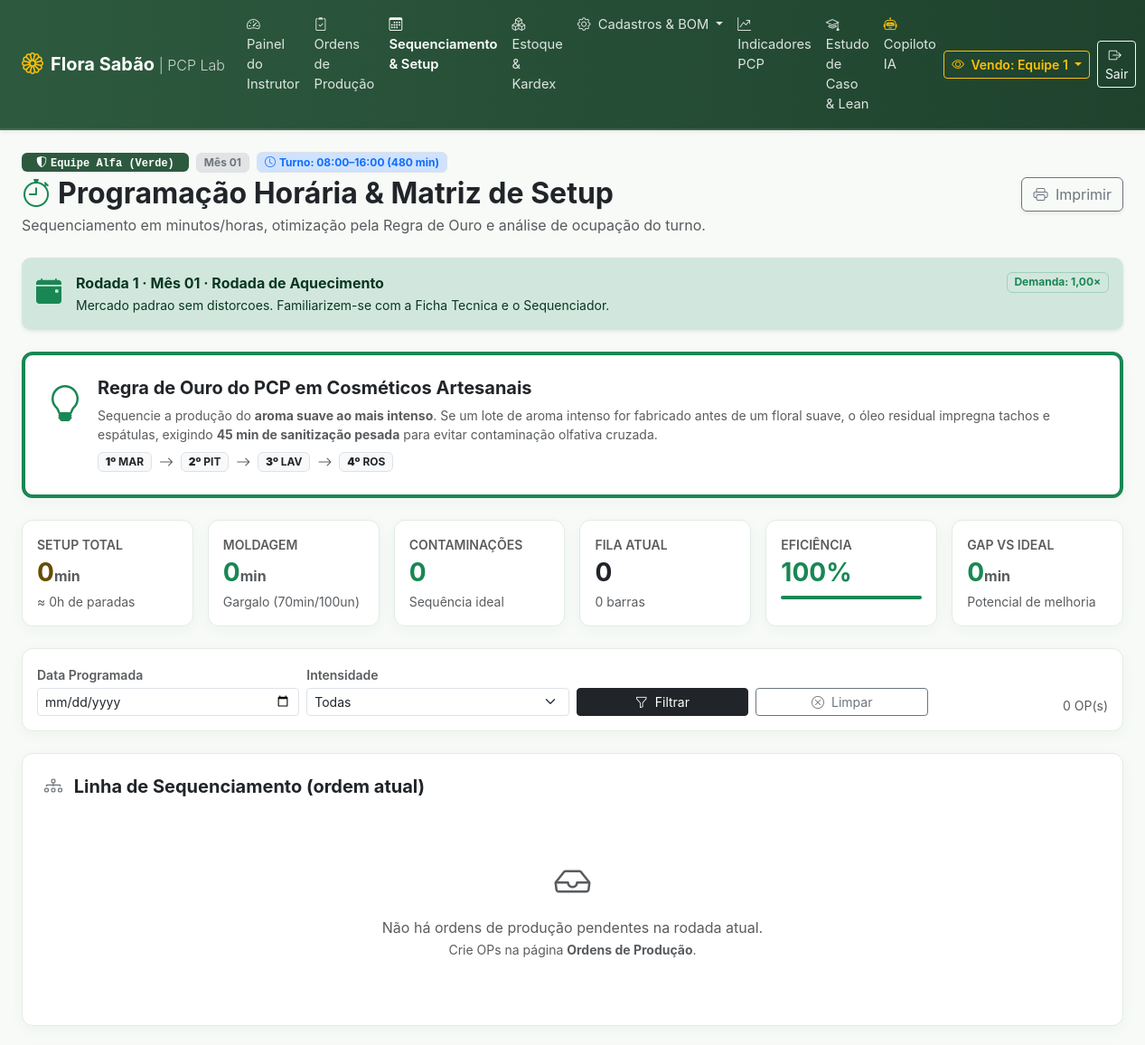
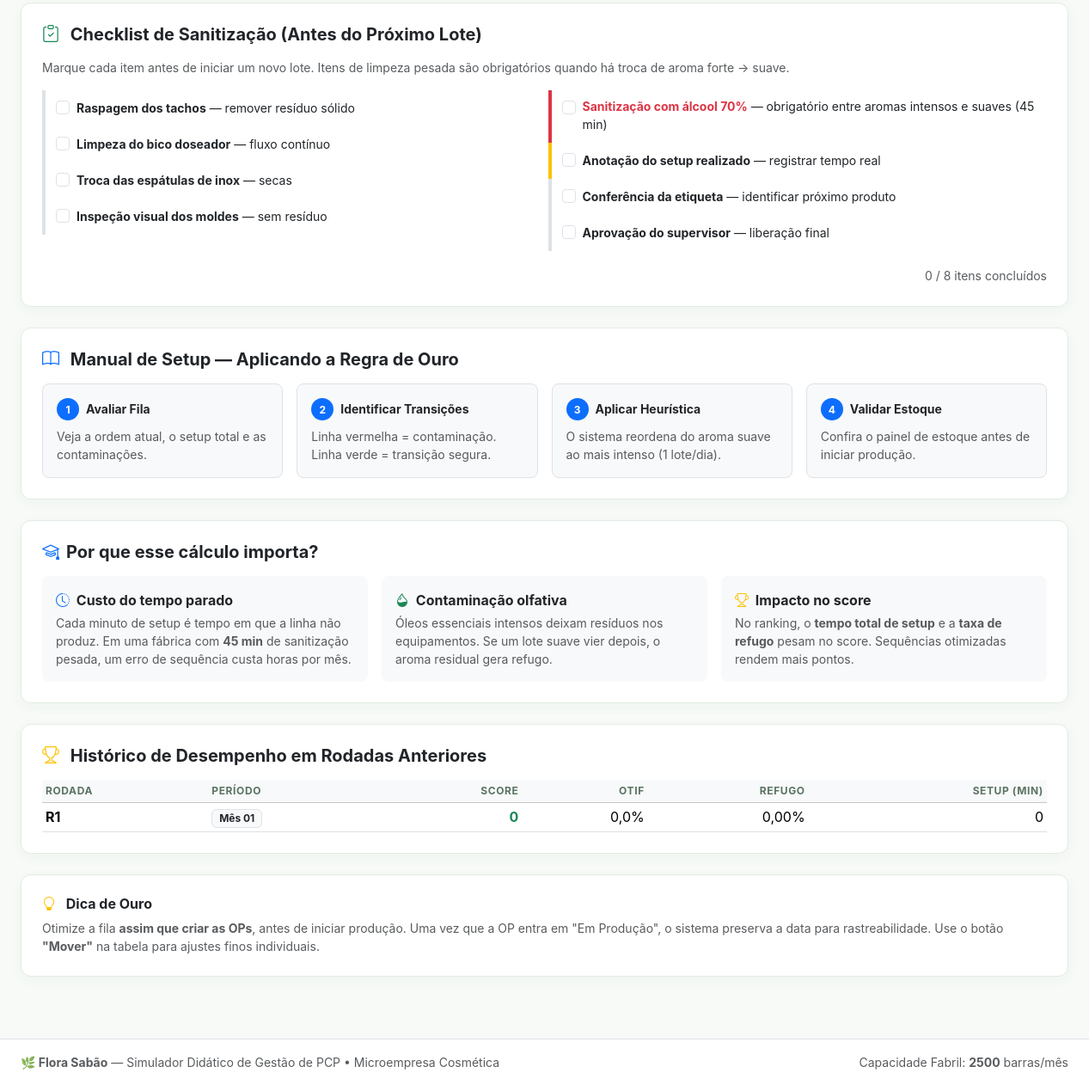
The app's page /pages/programacao.php (signed in) with its own data (2 pictures, top to bottom).
### tables this page shows
CREATE TABLE `equipes` (
    `id`                  INT AUTO_INCREMENT PRIMARY KEY,
    `nome`                VARCHAR(60) NOT NULL UNIQUE,
    `codigo_acesso`       VARCHAR(40) NOT NULL UNIQUE,
    `cor_hex`             VARCHAR(10) NOT NULL DEFAULT '#2d5a3f',
    `caixa_disponivel`    DECIMAL(12,2) NOT NULL DEFAULT 15000.00,
    `score_total`         INT NOT NULL DEFAULT 0,
    `tacho_ultimo_aroma`  VARCHAR(10) NOT NULL DEFAULT 'LAV',
    `tacho_higienizado`   TINYINT(1) NOT NULL DEFAULT 1,
    `rodadas_no_vermelho` INT NOT NULL DEFAULT 0,
    `falida`              TINYINT(1) NOT NULL DEFAULT 0,
    `data_falencia`       DATETIME NULL,
    `ativo`               TINYINT(1) NOT NULL DEFAULT 1,
    `created_at`          DATETIME DEFAULT CURRENT_TIMESTAMP
);

CREATE TABLE `jogo_rodadas` (
    `id`               INT AUTO_INCREMENT PRIMARY KEY,
    `numero_rodada`    INT NOT NULL DEFAULT 1,
    `mes_ano`          VARCHAR(20) NOT NULL DEFAULT 'Mês 01',
    `status`           ENUM('aberta','processando','encerrada') NOT NULL DEFAULT 'aberta',
    `evento_titulo`    VARCHAR(100) NOT NULL DEFAULT 'Mercado Estavel',
    `evento_descricao` TEXT NULL,
    `fator_demanda`    DECIMAL(4,2) NOT NULL DEFAULT 1.00,
    `created_at`       DATETIME DEFAULT CURRENT_TIMESTAMP
);

CREATE TABLE `ranking_rodadas` (
    `id`                INT AUTO_INCREMENT PRIMARY KEY,
    `rodada_id`         INT NOT NULL,
    `equipe_id`         INT NOT NULL,
    `score_rodada`      INT NOT NULL DEFAULT 0,
    `lucro_liquido`     DECIMAL(12,2) NOT NULL DEFAULT 0.00,
    `otif_perc`         DECIMAL(5,2)  NOT NULL DEFAULT 0.00,
    `taxa_refugo`       DECIMAL(5,2)  NOT NULL DEFAULT 0.00,
    `tempo_setup_total` INT NOT NULL DEFAULT 0,
    `penalidades`       INT NOT NULL DEFAULT 0,
    `created_at`        DATETIME DEFAULT CURRENT_TIMESTAMP,
    FOREIGN KEY (`rodada_id`) REFERENCES `jogo_rodadas`(`id`) ON DELETE CASCADE,
    FOREIGN KEY (`equipe_id`) REFERENCES `equipes`(`id`)      ON DELETE CASCADE,
    UNIQUE KEY `uk_rk_rodada_eq` (`rodada_id`, `equipe_id`)
);

### pages/programacao.php (the view, shortened to what the rows shown need)
<?php
require_once __DIR__ . '/../config/database.php';
require_once __DIR__ . '/../includes/functions.php';
$equipe_id = getEquipeAtivaId();
$equipe        = equipeAtual($pdo);
$rodada_ativa  = getRodadaAtiva($pdo);
$minutos_turno_regular = defined('MINUTOS_TURNO_REGULAR')
    ? (int) MINUTOS_TURNO_REGULAR
    : 480;
$hora_base_min = 8 * 60;
function minParaHora(int $minutos): string
{
    $minutos = max(0, $minutos);
    $h = intdiv($minutos, 60);
    $m = $minutos % 60;
    return sprintf('%02d:%02d', $h, $m);
}
$stmt_hist = $pdo->prepare("
    SELECT rk.score_rodada, rk.otif_perc, rk.taxa_refugo, rk.tempo_setup_total,
           jr.numero_rodada, jr.mes_ano
    FROM ranking_rodadas rk
    JOIN jogo_rodadas jr ON rk.rodada_id = jr.id
    WHERE rk.equipe_id = ?
    ORDER BY jr.numero_rodada DESC
    LIMIT 5
");
$stmt_hist->execute([$equipe_id]);
$historico_rodadas = $stmt_hist->fetchAll();
require_once __DIR__ . '/../includes/header.php';
?>
<div class="container-fluid px-4 pb-4">
    <div class="d-flex flex-column flex-md-row justify-content-between align-items-md-center gap-3 mb-4">
        <div>
            <div class="d-flex align-items-center gap-2 mb-1 flex-wrap">
                <?php if ($equipe): ?>
                    <span class="badge text-white px-3 py-1 font-monospace"
                          style="background-color: <?= h($equipe['cor_hex'] ?? '#2d5a3f') ?>;">
                        <i class="bi bi-shield-shaded me-1"></i><?= h($equipe['nome']) ?>
                    </span>
                <?php endif; ?>
                <span class="badge bg-secondary-subtle text-secondary border px-2 py-1">
                    <?= h($rodada_ativa['mes_ano'] ?? 'Mês 01') ?>
                </span>
                <span class="badge bg-primary-subtle text-primary border px-2 py-1">
                    <i class="bi bi-clock me-1"></i>Turno: <?= minParaHora($hora_base_min) ?>–<?= minParaHora($hora_base_min + $minutos_turno_regular) ?>
                    (<?= $minutos_turno_regular ?> min)
                </span>
            </div>
            <h2 class="fw-bold mb-1 text-dark">
                <i class="bi bi-stopwatch text-success me-2"></i>Programação Horária & Matriz de Setup
            </h2>
        </div>
    </div>
    <?php if ($rodada_ativa): ?>
        <div class="alert alert-success border-0 shadow-sm d-flex align-items-start mb-4" role="alert">
            <i class="bi bi-calendar-event-fill fs-3 me-3 text-success"></i>
            <div class="flex-grow-1">
                <strong class="d-block">
                    Rodada <?= (int) $rodada_ativa['numero_rodada'] ?> ·
                    <?= h($rodada_ativa['mes_ano'] ?? '') ?> ·
                    <?= h($rodada_ativa['evento_titulo'] ?? '—') ?>
                </strong>
                <span class="small">
                    <?= h($rodada_ativa['evento_descricao'] ?? 'Sem descrição de evento.') ?>
                </span>
            </div>
            <span class="badge bg-success-subtle text-success border border-success-subtle ms-2">
                Demanda: <?= number_format((float) ($rodada_ativa['fator_demanda'] ?? 1), 2, ',', '.') ?>×
            </span>
        </div>
    <?php endif; ?>
    <?php if (!empty($historico_rodadas)): ?>
        <div class="card card-custom bg-white p-4 mb-4">
            <div class="table-responsive">
                <table class="table table-sm table-hover align-middle mb-0">
                    <thead class="table-light small text-uppercase">
                        <tr>
                            <th>Rodada</th>
                            <th>Período</th>
                            <th class="text-end">Score</th>
                            <th class="text-end">OTIF</th>
                            <th class="text-end">Refugo</th>
                            <th class="text-end">Setup (min)</th>
                        </tr>
                    </thead>
                    <tbody>
                        <?php foreach ($historico_rodadas as $hr): ?>
                            <tr>
                                <td class="fw-bold">R<?= (int)$hr['numero_rodada'] ?></td>
                                <td><span class="badge bg-light text-dark border"><?= h($hr['mes_ano']) ?></span></td>
                                <td class="text-end fw-bold text-success"><?= (int)$hr['score_rodada'] ?></td>
                                <td class="text-end"><?= number_format((float)$hr['otif_perc'], 1, ',', '.') ?>%</td>
                                <td class="text-end <?= (float)$hr['taxa_refugo'] > 3 ? 'text-danger fw-bold' : '' ?>">
                                    <?= number_format((float)$hr['taxa_refugo'], 2, ',', '.') ?>%
                                </td>
                                <td class="text-end"><?= (int)$hr['tempo_setup_total'] ?></td>
                            </tr>
                        <?php endforeach; ?>
                    </tbody>
                </table>
            </div>
        </div>
    <?php endif; ?>
</div>
<?php
require_once __DIR__ . '/../includes/footer.php';

### records on screen
equipes: nome "Equipe Alfa (Verde)"
jogo_rodadas: mes_ano "Mês 01", numero_rodada "1", evento_titulo "Rodada de Aquecimento", evento_descricao "Mercado padrao sem distorcoes. Familiarizem-se com a Ficha Tecnica e o Sequenciador.", fator_demanda "1,00"
ranking_rodadas: rodada.numero_rodada "1", rodada.mes_ano "Mês 01", score_rodada "0", otif_perc "0,0", taxa_refugo "0,00", tempo_setup_total "0"

### other values on screen
$dashboard_label "Painel do Instrutor"
getEquipeAtivaId() "1"
minParaHora($hora_base_min) "08:00"
minParaHora($hora_base_min + $minutos_turno_regular) "16:00"
$minutos_turno_regular "480"
$setup_pesado_min "45"
$ordem "1"
$cod "MAR"
$ordem "2"
$cod "PIT"
$ordem "3"
$cod "LAV"
$ordem "4"
$cod "ROS"
$total_tempo_setup_min "0"
